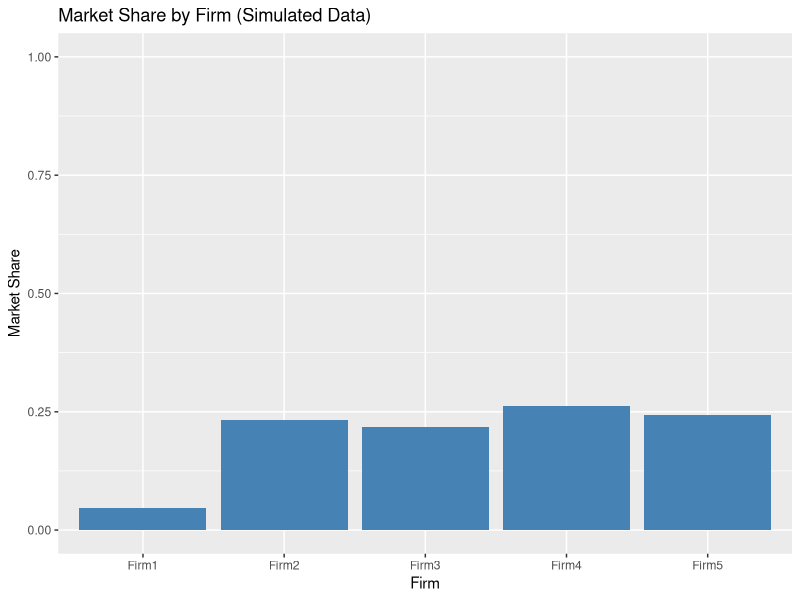

The R script that drew this image:
# Market Competition Simulation
# Author: Deeba Naveed
# Objective: Simulate oligopolistic markets and analyze competitive effects
# Note: All data are simulated for demonstration purposes only

library(ggplot2)
library(dplyr)

set.seed(123)

# Simulate market data for 5 firms
n_firms <- 5
market_data <- data.frame(
  Firm = paste0("Firm", 1:n_firms),
  Price = runif(n_firms, 10, 50),        # Simulated prices
  Quantity = runif(n_firms, 100, 500)    # Simulated quantities
)

# Compute revenue and market share
market_data <- market_data %>%
  mutate(Revenue = Price * Quantity,
         MarketShare = Revenue / sum(Revenue))

# Regression: Price vs Quantity (simulated data)
model <- lm(Quantity ~ Price, data = market_data)
summary(model)

# Plot simulated market shares
ggplot(market_data, aes(x = Firm, y = MarketShare)) +
  geom_bar(stat="identity", fill="steelblue") +
  ylim(0,1) +
  labs(title="Market Share by Firm (Simulated Data)", y="Market Share", x="Firm")
